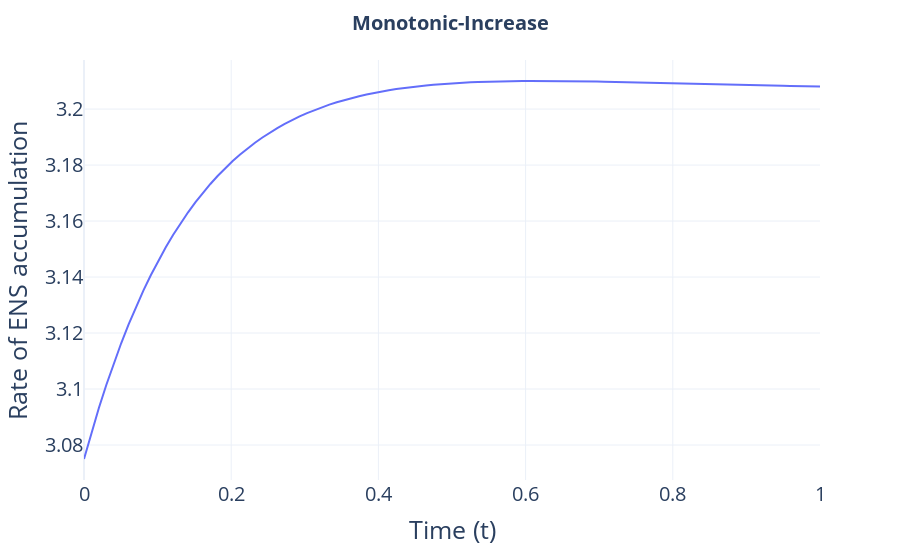

Notebook code for this chart:
### Code cell
mu_range2, mu_prime_range2 = mu_mu_prime_range(Q3, test_nst_array3, t_range_large)
fig2 = px.line(x=t_range_large, y=mu_range2, labels={'x': 'Time (t)', 'y': 'Rate of ENS accumulation'})
# Update axis label font size
fig2.update_layout(
    template='plotly_white',
        title=dict(
        text='<b>Monotonic-Increase</b>',
        font=dict(size=20),  # Increase title size, make it bold
        x=0.5,  # Center the title
        xanchor='center',
    ),
    xaxis=dict(
        title_font=dict(size=25),
        tickfont=dict(size=20),
    ),
    yaxis=dict(
        title_font=dict(size=25),
        tickfont=dict(size=20),
    )
)


# fig1.update_yaxes(range=[0.05, 0.06])

fig2.write_image("evolutionary_rate_change_non-stationary_monotonic_increase.pdf")


fig2.show()

### Figure 1 — Plotly figure (JSON) as saved in the notebook; plotly's stock layout.template omitted (floating-point values rounded to 4 significant figures)
{"data": [{"hovertemplate": "Time (t)=%{x}<br>Rate of ENS accumulation=%{y}<extra></extra>", "legendgroup": "", "line": {"color": "#636efa", "dash": "solid"}, "marker": {"symbol": "circle"}, "mode": "lines", "name": "", "orientation": "v", "showlegend": false, "type": "scatter", "x": [0, 0.0101, 0.0202, 0.0303, 0.0404, 0.05051, 0.06061, 0.07071, 0.08081, 0.09091, 0.101, 0.1111, 0.1212, 0.1313, 0.1414, 0.1515, 0.1616, 0.1717, 0.1818, 0.1919, 0.202, 0.2121, 0.2222, 0.2323, 0.2424, 0.2525, 0.2626, 0.2727, 0.2828, 0.2929, 0.303, 0.3131, 0.3232, 0.3333, 0.3434, 0.3535, 0.3636, 0.3737, 0.3838, 0.3939, 0.404, 0.4141, 0.4242, 0.4343, 0.4444, 0.4545, 0.4646, 0.4747, 0.4848, 0.4949, 0.5051, 0.5152, 0.5253, 0.5354, 0.5455, 0.5556, 0.5657, 0.5758, 0.5859, 0.596, 0.6061, 0.6162, 0.6263, 0.6364, 0.6465, 0.6566, 0.6667, 0.6768, 0.6869, 0.697, 0.7071, 0.7172, 0.7273, 0.7374, 0.7475, 0.7576, 0.7677, 0.7778, 0.7879, 0.798, 0.8081, 0.8182, 0.8283, 0.8384, 0.8485, 0.8586, 0.8687, 0.8788, 0.8889, 0.899, 0.9091, 0.9192, 0.9293, 0.9394, 0.9495, 0.9596, 0.9697, 0.9798, 0.9899, 1], "xaxis": "x", "y": [3.075, 3.084, 3.093, 3.101, 3.109, 3.116, 3.123, 3.129, 3.135, 3.141, 3.146, 3.151, 3.155, 3.159, 3.163, 3.167, 3.17, 3.173, 3.176, 3.179, 3.181, 3.184, 3.186, 3.188, 3.19, 3.192, 3.193, 3.195, 3.196, 3.197, 3.199, 3.2, 3.201, 3.202, 3.202, 3.203, 3.204, 3.205, 3.205, 3.206, 3.206, 3.207, 3.207, 3.208, 3.208, 3.208, 3.208, 3.209, 3.209, 3.209, 3.209, 3.209, 3.21, 3.21, 3.21, 3.21, 3.21, 3.21, 3.21, 3.21, 3.21, 3.21, 3.21, 3.21, 3.21, 3.21, 3.21, 3.21, 3.21, 3.21, 3.21, 3.21, 3.21, 3.21, 3.21, 3.21, 3.209, 3.209, 3.209, 3.209, 3.209, 3.209, 3.209, 3.209, 3.209, 3.209, 3.209, 3.209, 3.209, 3.209, 3.209, 3.209, 3.208, 3.208, 3.208, 3.208, 3.208, 3.208, 3.208, 3.208], "yaxis": "y"}], "layout": {"legend": {"tracegroupgap": 0}, "margin": {"t": 60}, "title": {"font": {"size": 20}, "text": "<b>Monotonic-Increase</b>", "x": 0.5, "xanchor": "center"}, "xaxis": {"anchor": "y", "domain": [0, 1], "tickfont": {"size": 20}, "title": {"font": {"size": 25}, "text": "Time (t)"}}, "yaxis": {"anchor": "x", "domain": [0, 1], "tickfont": {"size": 20}, "title": {"font": {"size": 25}, "text": "Rate of ENS accumulation"}}}}
